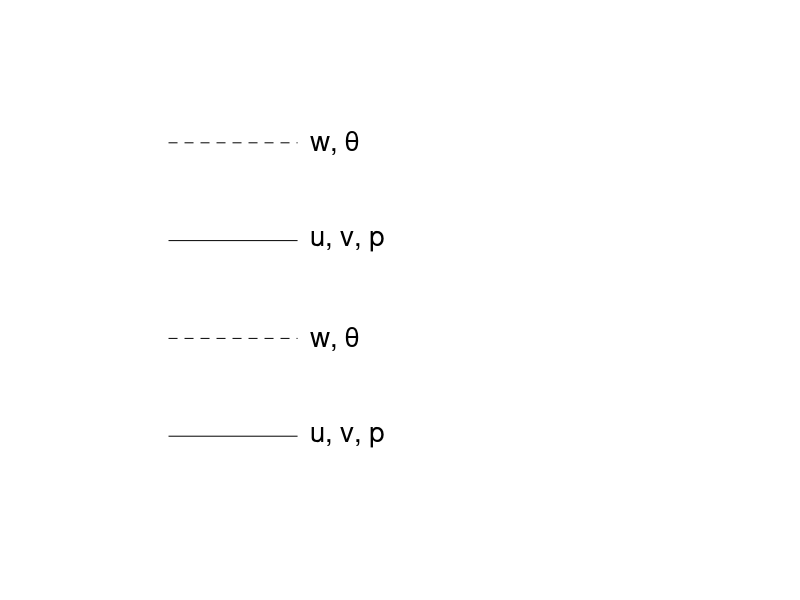

Source code (MATLAB):
% Schematic of optimal vertical grid

clear
hold off

subplot(1,2,1)

xx = [0.25,0.75];
yy = [0,0];
plot(xx,yy,'k')
axis off
axis([0,1,-0.5,2])
hold on

yy = [0.5,0.5];
plot(xx,yy,'k--')

yy = [1.0,1.0];
plot(xx,yy,'k')

yy = [1.5,1.5];
plot(xx,yy,'k--')

text(0.8,0,'u, v, p','FontSize',20)

text(0.8,0.5,'w, \theta','FontSize',20)

text(0.8,1.0,'u, v, p','FontSize',20)

text(0.8,1.5,'w, \theta','FontSize',20)




